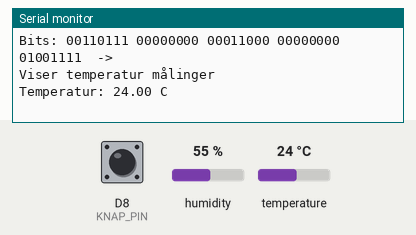
This program was run on a simulated Arduino Uno R4 WiFi. On the bench: the last lines printed to the serial monitor. Wiring (inferred from the names in the program): DHT11 sensor: data D7. Inputs (shaded band) come from the test bench; at power-on: D8 (KNAP_PIN) HIGH, humidity 55 %, temperature 24 °C.

Above: at 2.2 s.
2.3 s: D8 (KNAP_PIN) pulled LOW for 2.45 s
At 4.9 s:
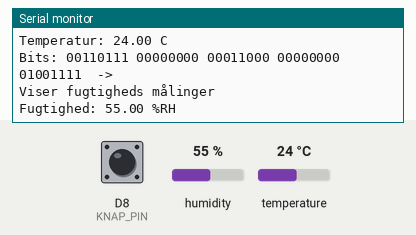
6.2 s: humidity set to 22 %
At 8.8 s:
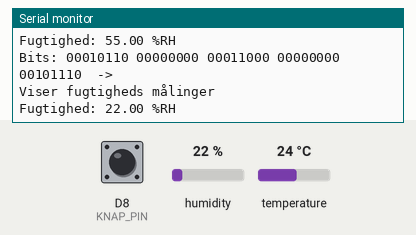
9.0 s: temperature set to 12 °C
At 10.6 s:
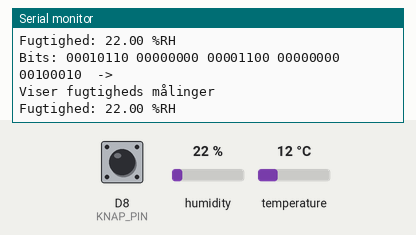
11.8 s: D8 (KNAP_PIN) pulled LOW for 2.45 s
At 13.3 s:
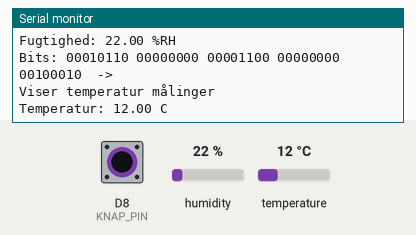
15.7 s: humidity set to 40 %
At 16.4 s:
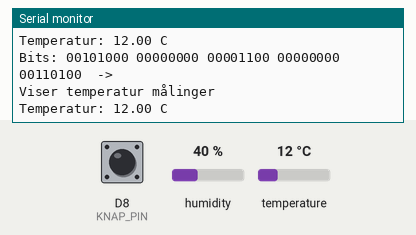
Timing chart, 0 to 18.7 s (numbered marks = the images above; inputs shaded):
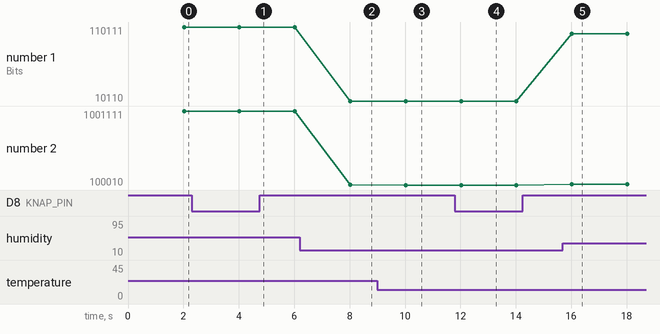

Measured:
- after the input at 2.3 s, the serial monitor: prints a new line after 1.7 s (image 1)
- after the input at 6.2 s, the serial monitor: prints a new line after 1.8 s (image 2)
- after the input at 9.0 s, the serial monitor: prints a new line after 1.0 s (image 3)
- after the input at 11.8 s, the serial monitor: prints a new line after 0.22 s (image 4)
- after the input at 15.7 s, the serial monitor: prints a new line after 0.32 s (image 5)
- plotted number 1: 110111 → 10110 after the input at 6.2 s, 10110 → 101000 after the input at 15.7 s
- plotted number 2: 1001111 → 101110 after the input at 6.2 s, 101110 → 100010 after the input at 9.0 s, 100010 → 110100 after the input at 15.7 s

The program:

main.cpp
```cpp
//
// Created by Nikolaj on 11-11-2026.
//

#include <Arduino.h>
#include <Arduino_LED_Matrix.h>
#include <ArduinoGraphics.h>

const int DHT_PIN = 7;                // 'Data' eller 'sig' på DHT. DHT's DATA-pin er forbundet til D7
const uint32_t LAES_INTERVAL_MS = 2000;   // DHT har et max på omkring 1 læsning pr sekund, det står i databladet
const int KNAP_PIN = 8;                   // Pinnen til knappen
volatile bool visTemp = true;             // Til knappens stadie
volatile uint32_t sidstTrykket = 0;       // Bruges til debounce

// Funktion til at vælge mellem at vise temp eller fugtighed
void knapValg() {
    uint32_t nu = millis();
    if (nu - sidstTrykket > 200) {
        visTemp = !visTemp;
        sidstTrykket = nu;
    }
}

// Værdierne inde i enum bliver numeret som {0, 1, 2, 3}
enum class DHTstatus {
    OK,              // Sensoren køre fint
    NoResponse,      // sensoren svarede aldrig start signalet
    BitTimeout,      // sensoren stoppede i mens den sendte bits
    ChecksumError    // alle bits modtaget men dataen er korrupt
};

// Switch case statement til status af DHT sensoren
static const char *status (DHTstatus s) {
    switch (s) {
        case DHTstatus::OK : return "OK";                                         // værdien OK, som hører til DHTstatus
        case DHTstatus::NoResponse : return "Ingen respons (tjek pins)";
        case DHTstatus::BitTimeout : return "Timeout imens der blev laest bits";  // Den tog længere tid om at udføre arbejdet end forventet
        case DHTstatus::ChecksumError : return "Der er korrupte data";
    }
    return "ukendt"; // Nås kun hvis enum får en ny værdi, som switch case statmentet ikke dækker
}

// Struct der indeholder data fra DHT sensor
struct DHTdata {
    uint8_t bytes[5];
    float Fugtighed;        // %RH, betyder Relative Humidity
    float Temperatur;       // Grader i celcius
};

// Fungere som et stopur, starter tid, og returnere hvor lang tid level blev på enten high eller low (timeoutMcs er en parameter for denne funktion: max ventetid i micros)
static int maalPulsTid(bool level, uint32_t timeoutMcs) {

    // Starter stopuret
    const uint32_t start = micros();

    // Vent så længe pinnen stadig er på det målte niveau
    while (digitalRead(DHT_PIN) == level) {
        // Hvis der er gået længere tid end timeoutMcs giver den op, timeoutMcs bliver defineret
        if ((micros() - start) > timeoutMcs) {
            return -1;
        }
    }
    // Pinnen har skiftet og returner hvor lang tid det tog, tallet laves om til et int så den kan returnere -1
    return (int)(micros() - start);
}

// Funktionen der køre DHT sensoren
static DHTstatus laesDHT(DHTdata &out) {
    uint8_t data[5] = {0, 0, 0, 0, 0};

    pinMode(DHT_PIN, OUTPUT);         // Sender start signal til DHT
    digitalWrite(DHT_PIN,LOW);
    delay(20); // Databladet til DHT kræver at pinen bliver holdt low i mindst 18 micros og maks 30 micros
    pinMode(DHT_PIN, INPUT_PULLUP);   // Sætter til indgang så Arduino kan lytte, og pull-up trækker linjen HIGH så sensoren kan svare


    // Sensorens svar: ca. 20-40 micros HIGH -> 80 micros LOW -> 80 micros HIGH
    // Hvis en af faserne varer over 100 micros, svarer sensoren ikke
    if (maalPulsTid(HIGH, 100) < 0) { // vent på at sensoren trækker linjen LOW
        return DHTstatus::NoResponse;
    }
    if (maalPulsTid(LOW,  100) < 0) { // sensorens 80 mikro sekunder LOW-svar
        return DHTstatus::NoResponse;
    }
    if (maalPulsTid(HIGH, 100) < 0) { // sensorens 80 mikro sekunder HIGH-svar
        return DHTstatus::NoResponse;
    }

    // læs 40 bits som kommer fra DHT 8bit integral RH data + 8bit decimal RH data + 8bit integral T data  + 8bit decimal T data + 8bit check sum
    for (uint8_t i = 0; i < 40; i++) {
        if (maalPulsTid(LOW, 80) < 0) {
            return DHTstatus::BitTimeout;  // Timedout
        }

        // Mængden af tid som den måler HIGH i
        const int highTid = maalPulsTid(HIGH, 100);
        if (highTid < 0) {
            return DHTstatus::BitTimeout; // Timedout
        }

        // Tjekker, om den målte tid for den høje puls (highTid) er længere end en fastsat grænseværdi i mikrosekunder (40)
        // uint8_t er samme størelse som 1 byte eller 8 bit, hvilket er det jeg for svaret i fra måleren
        uint8_t bit;
        if (highTid > 40) {
            bit = true;
        } else {
            bit = false;
        }

        /* jeg rykker alle bits i data 1 bit til venstre og tænder for den sidste bit,
         * hvis biten er 0 forbliver den 0 */
        data[i / 8] <<= 1;
        data[i / 8] |= bit;
    }

    // I datasheetet står der hvordan den giver data temp, humidity og cheksum data
    const uint8_t sum = (uint8_t)(data[0] + data[1] + data[2] + data[3]);

    for (uint8_t i = 0; i < 5; i++) {
        out.bytes[i] = data[i];
    }

    /* Datasheetet for DHT11/22 beskriver at dataene bliver givet som en heltals og en decimal del
     * for både fugtighed og temperatur.
     * DHT'ens data format er følgende 8bit integral RH data + 8bit decimal RH data + 8bit integral T data
     * + 8bit decimal T data + 8bit check sum */
    if (sum != data[4]) {
        return DHTstatus::ChecksumError; // Tjekker om checksum dataen er der, hvis ikke så er der fejl i dataene
    }

    // Find fugtigheden og lig det ind i structen
    uint8_t fugt = data[0];    // heltalsdel
    uint8_t fugtDec = data[1]; // decimaldel

    out.Fugtighed = fugt + fugtDec / 10.0f;

    // Find temperatur og lig det ind i structen
    uint8_t temp = data[2];          // heltalsdel
    uint8_t tempDec = data[3] &0x7F; // decimaldel, uden fortegnsbitten, så den kan vise minus grader

    out.Temperatur = temp + tempDec / 10.0f; // ligger temperaturen samme og laver den til en float

    // tjekker om temperaturen er negativ
    if (data[3] & 0x80) {
        out.Temperatur = -out.Temperatur;
    }

    return DHTstatus::OK;
}

// For at tjekke resultatet fra sensoren
void printBinary_tjek(uint8_t value) {
    for (int8_t bit = 7; bit >= 0; bit--) {
        Serial.print((value >> bit) &0x01); // Print værdien (0/1) af bit nr. 'bit' i value
    }
}

void setup() {
    Serial.begin(115200);
    while (!Serial && millis() < 5000) {
        // venter i op til 5 sekunder på serial forbindelse
    }
    pinMode(KNAP_PIN, INPUT_PULLUP);
    attachInterrupt(digitalPinToInterrupt(KNAP_PIN), knapValg, FALLING);
    // DHT sensor start up
    pinMode(DHT_PIN, INPUT_PULLUP);
    delay(1000);   // sensor har brug for 1 sek efter start up før den kan læse
    Serial.println("DHT sensor startede!");
    Serial.println("Starter med at vise temperatur, brug knappen til at skifte mellem temperatur og fugtighed");
}

void loop() {
    // Timer for DHT sensor, sensoren kan ikke læses mere end 1 gang pr sekund
    // Timeren sørger også for at interrupt virker
    static uint32_t sidste_laesning_ms = 0;
    uint32_t nu = millis();
    if (nu - sidste_laesning_ms < LAES_INTERVAL_MS) {
        return;
    }
    sidste_laesning_ms = nu;

    DHTdata reading = {0}; // nulstil alle felter, så der ikke er gamle/tilfældige værdier
    const DHTstatus laestStatus = laesDHT(reading);

    // Tjek, viser de binæretal
    Serial.print("Bits: ");
    for (uint8_t i = 0; i < 5; i++) {
        printBinary_tjek(reading.bytes[i]);
        Serial.print(' ');
    }
    Serial.println(" -> ");

    // Læser status for sensoren, hvis dens status ikke er OK printer den status for at fortælle hvad der er forkert
    if (laestStatus != DHTstatus::OK) {
        Serial.println(status(laestStatus));
        return;
    }

    if (visTemp) {
        Serial.println("Viser temperatur målinger");
        // find temperaturen
        Serial.print("Temperatur: ");
        Serial.print(reading.Temperatur);
        Serial.print(" C\r\n");
    } else {
        Serial.println("Viser fugtigheds målinger");
        // En DHT måler luftfugtighed ved at registrere ændringer i den elektriske modstand i et fugtabsorberende materiale
        // find luftfugtigheden
        Serial.print("Fugtighed: ");
        Serial.print(reading.Fugtighed);
        Serial.print(" %RH\r\n"); // RH står for relative humidity, og måler procent af vanddamp i luften
    }

}
```
